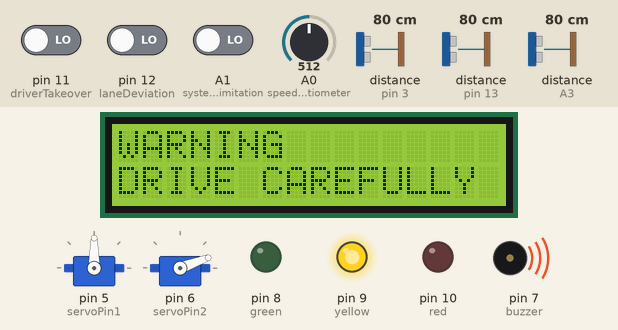
This sketch was run on a simulated Arduino Uno, built with avr-gcc and run on an emulated ATmega328P. Parts: 16×2 character LCD, 2 × servo, output pins drawn as LEDs (lit = HIGH), buzzer (waves = sounding). Wiring (inferred from the names in the program): 3 × ultrasonic range finder: trigger pin 2, echo pin 3 / trigger pin 4, echo pin 13 / trigger A2, echo A3. The test bench sets the inputs (shaded band); at power-on: A0 (speedPotentiometer) = 512, A1 (systemLimitation) LOW, distance to the obstacle (sensors on pin 13, pin 3, A3) 80 cm, pin 11 (driverTakeover) LOW, pin 12 (laneDeviation) LOW. The echo pulse lasts 58.3 µs per cm; pins used as bus, display or sensor lines are not drawn.

Above: at 1.2 s.
1.3 s: A0 (speedPotentiometer) set to 449
2.8 s: A0 (speedPotentiometer) set to 427
At 4.0 s:
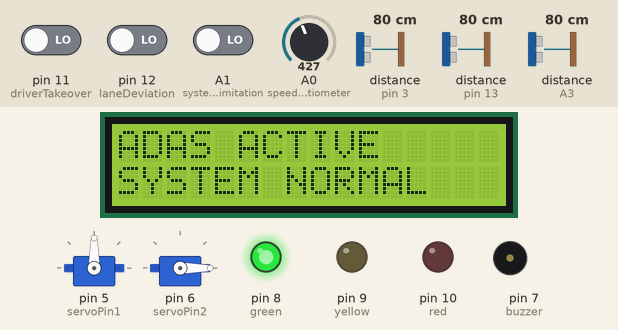
4.4 s: A1 (systemLimitation) driven HIGH
At 5.0 s:
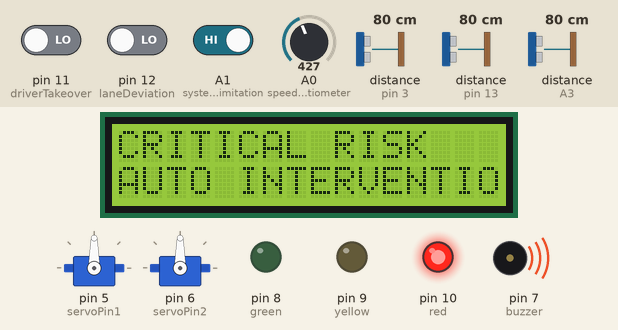
7.4 s: distance to the obstacle (sensor on pin 13) set to 4 cm
At 8.0 s:
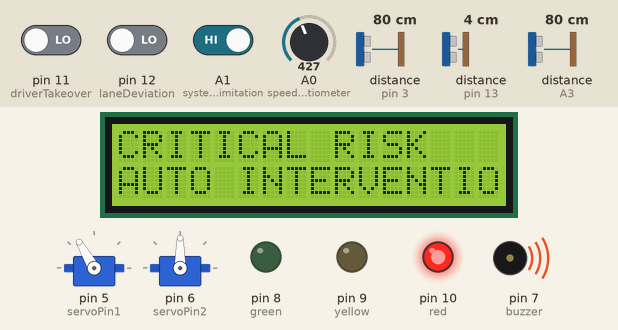
10.4 s: pin 11 (driverTakeover) driven HIGH
At 11.2 s:
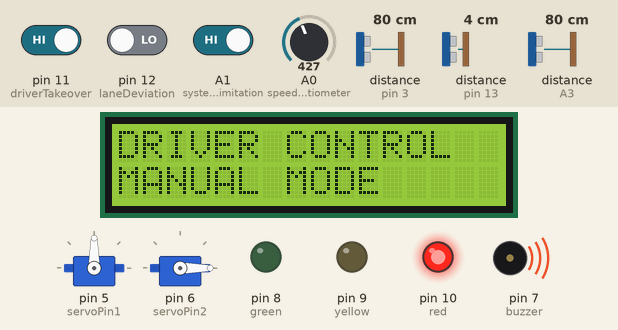
Timing chart, 0 to 13.4 s (numbered marks = the images above; inputs shaded):
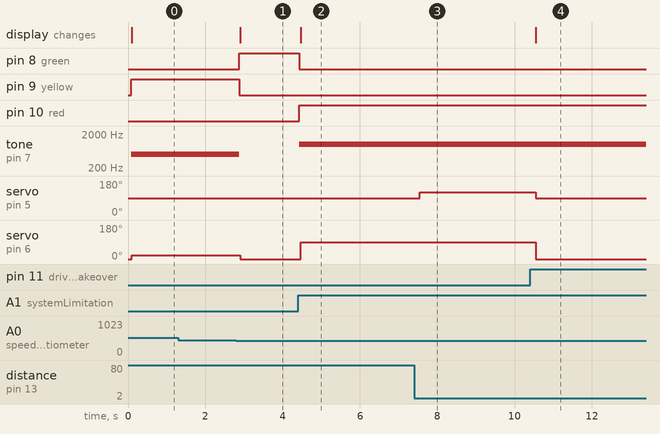

The sketch:

ADAS_Controller.ino
```cpp
#include <LiquidCrystal_I2C.h>
#include <Servo.h>

int TRIG_FRONT=2;
int ECHO_FRONT=3;

int TRIG_LEFT=4;
int ECHO_LEFT=13;

int TRIG_RIGHT=A2;
int ECHO_RIGHT=A3;

int servoPin1=5;
int servoPin2=6;

int buzzer=7;

int green=8;
int yellow=9;
int red=10;

int driverTakeover=11;
int laneDeviation=12;
int systemLimitation=A1;

int speedPotentiometer=A0;

LiquidCrystal_I2C lcd(0x27,16,2);

Servo steering;
Servo brake;

int direction=0;

float getDistance(int trigPin,int echoPin)
{
  long duration;
  float distance;

  digitalWrite(trigPin,LOW);
  delayMicroseconds(2);

  digitalWrite(trigPin,HIGH);
  delayMicroseconds(10);

  digitalWrite(trigPin,LOW);

  duration=pulseIn(echoPin,HIGH,30000);

  if(duration==0)
  {
    distance=500;
  }
  else
  {
    distance=duration*0.0343/2;
  }
  return distance;
}

void setup()
{
  pinMode(TRIG_FRONT,OUTPUT);
  pinMode(ECHO_FRONT,INPUT);

  pinMode(TRIG_LEFT,OUTPUT);
  pinMode(ECHO_LEFT,INPUT);

  pinMode(TRIG_RIGHT,OUTPUT);
  pinMode(ECHO_RIGHT,INPUT);

  pinMode(buzzer,OUTPUT);

  pinMode(green,OUTPUT);
  pinMode(yellow,OUTPUT);
  pinMode(red,OUTPUT);

  pinMode(driverTakeover,INPUT);
  pinMode(laneDeviation,INPUT);
  pinMode(systemLimitation,INPUT);

  pinMode(speedPotentiometer,INPUT);

  lcd.init();
  lcd.backlight();

  steering.attach(servoPin1);
  brake.attach(servoPin2);

  steering.write(90);
  brake.write(0);
}
void loop()
{
  int driverTakeoverValue=digitalRead(driverTakeover);
  int laneDeviationValue=digitalRead(laneDeviation);
  int systemLimitationValue=digitalRead(systemLimitation);

  int speedValue=analogRead(speedPotentiometer);
  int speed=map(speedValue,0,1023,0,120);

  int distanceFrontValue=getDistance(TRIG_FRONT,ECHO_FRONT);
  int distanceLeftValue=getDistance(TRIG_LEFT,ECHO_LEFT);
  int distanceRightValue=getDistance(TRIG_RIGHT,ECHO_RIGHT);

  if(driverTakeoverValue==HIGH)
  {
    digitalWrite(red,HIGH);
    digitalWrite(yellow,LOW);
    digitalWrite(green,LOW);

    tone(buzzer,1000);

    lcd.clear();
    lcd.print("DRIVER CONTROL");
    lcd.setCursor(0,1);
    lcd.print("MANUAL MODE");

    steering.write(90);
    brake.write(0);
  }
    else if ((distanceFrontValue <= 30 && speed > 100) ||
           (laneDeviationValue == HIGH && speed > 100) ||
           systemLimitationValue == HIGH)
  {
    digitalWrite(green, LOW);
    digitalWrite(yellow, LOW);
    digitalWrite(red, HIGH);

    tone(buzzer, 1000);

    brake.write(90);

    if(distanceLeftValue > distanceRightValue)
{
    steering.write(60);
    direction = -1;
}
else if(distanceRightValue > distanceLeftValue)
{
    steering.write(120);
    direction = 1;
}
else
{
    steering.write(90);
    direction = 0;
}

    lcd.clear();
    lcd.print("CRITICAL RISK");
    lcd.setCursor(0, 1);
    lcd.print("AUTO INTERVENTION");
  }
   else if ((distanceFrontValue <= 50 && speed > 80) ||
         (distanceLeftValue <= 50 && speed > 80) ||
         (distanceRightValue <= 50 && speed > 80) ||
         (laneDeviationValue == HIGH && speed > 80))
  {
    digitalWrite(green, LOW);
    digitalWrite(yellow, HIGH);
    digitalWrite(red, HIGH);

    tone(buzzer, 800);

    brake.write(45);
    steering.write(90);

    lcd.clear();
    lcd.print("HIGH RISK");
    lcd.setCursor(0, 1);
    lcd.print("PREPARE TAKEOVER");
  }
  else if ((distanceFrontValue <= 80 && speed > 50) ||
         (distanceLeftValue <= 80 && speed > 50) ||
         (distanceRightValue <= 80 && speed > 50) ||
         laneDeviationValue == HIGH)
  {
    digitalWrite(green, LOW);
    digitalWrite(yellow, HIGH);
    digitalWrite(red, LOW);

    tone(buzzer, 500);

    brake.write(20);
    steering.write(90);

    lcd.clear();
    lcd.print("WARNING");
    lcd.setCursor(0, 1);
    lcd.print("DRIVE CAREFULLY");
  }
   else
  {
    digitalWrite(green, HIGH);
    digitalWrite(yellow, LOW);
    digitalWrite(red, LOW);

    noTone(buzzer);

    steering.write(90);
    brake.write(0);

    lcd.clear();
    lcd.print("ADAS ACTIVE");
    lcd.setCursor(0, 1);
    lcd.print("SYSTEM NORMAL");
  }

  delay(100);
}
```

Measured:
- the behaviour switches between 435 and 434 on A0 (speedPotentiometer) (found by bisection; images 0 and 1)
- after the input at 1.3 s, every drawn part: stays the same
- after the input at 2.8 s, pin 8 (green): LOW → HIGH after 0.08 s; pin 9 (yellow): HIGH → LOW after 0.08 s; tone on pin 7 (buzzer): 500 Hz → silent after 0.08 s; servo on pin 6 (servoPin2): 20° → 0° after 0.10 s; the display: changes after 0.10 s (image 1)
- after the input at 4.4 s, pin 8 (green): HIGH → LOW at once; pin 10 (red): LOW → HIGH at once; tone on pin 7 (buzzer): silent → 1000 Hz at once; servo on pin 6 (servoPin2): 0° → 90° after 0.07 s; the display: changes after 0.07 s (image 2)
- after the input at 7.4 s, servo on pin 5 (servoPin1): 90° → 120° after 0.15 s
- after the input at 10.4 s, servo on pin 5 (servoPin1): 120° → 90° after 0.14 s; servo on pin 6 (servoPin2): 90° → 0° after 0.14 s; the display: changes after 0.14 s (image 4)
